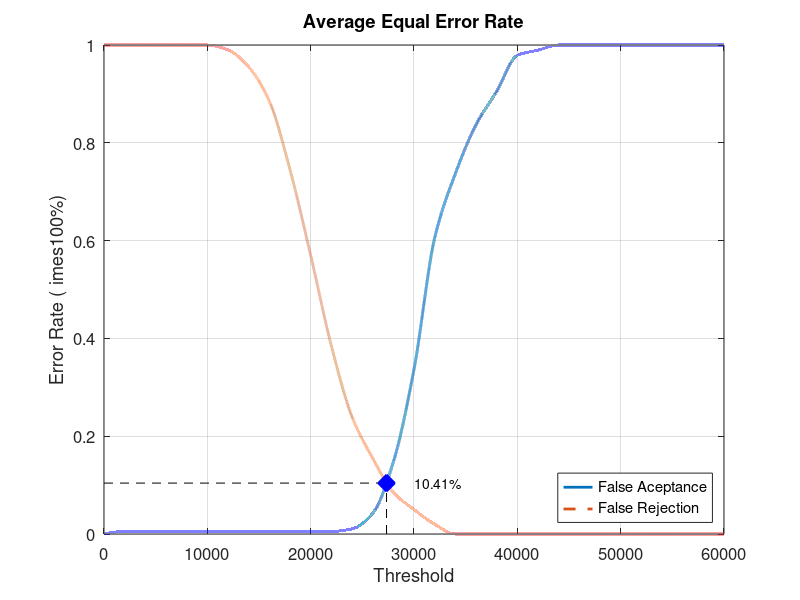
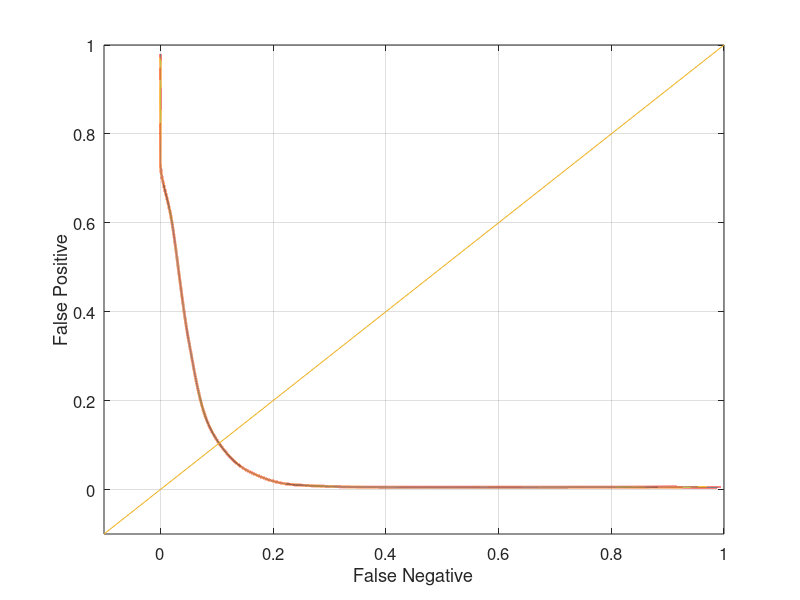

Write MATLAB code to recreate these figures, in order.
close all;
clear;
clc;
x = 0:2000:60000;
xq = 0:0.5:60000;

y0 = [0 0.00526316 0.00526316 0.00526316 0.00526316 0.00526316 0.00526316 0.00526316 0.00526316 0.00526316 0.00526316 0.00526316 0.0105263 0.0421053 0.147368 0.336842 0.605263 0.736842 0.836842 0.905263 0.978947 0.989474 1 1 1 1 1 1 1 1 1]
yy0 = interp1(x, y0, xq, 'pchip');
y1 = [1 1 1 1 1 1 0.99 0.955 0.885 0.745 0.57 0.385 0.24 0.155 0.085 0.05 0.02 0 0 0 0 0 0 0 0 0 0 0 0 0 0]
yy1 = interp1(x, y1, xq, 'pchip');

% Calculating EER: 
y2 = abs(y0 - y1);
find(y2 == min(y2))
yy2 = abs(yy0 - yy1);
xEER = find(yy2 == min(yy2));
xEERIndex = xq(xEER) % X-axis EER
yEER = yy0(xEER) % Y-axis EER

main = figure
plot(xq, yy0,'-','LineWidth', 2);	hold on
plot(xq, yy1,'--','LineWidth', 2);	hold on
plot([xEERIndex xEERIndex], [0 yEER], 'k--');	hold on
plot([0 xEERIndex], [yEER yEER], 'k--');	hold on
plot(xEERIndex, yEER, 'bx', 'LineWidth', 10);	hold on
text(xEERIndex + 10 * xEERIndex / 100, yEER, [num2str(round((10000 * yEER)) / 100) '%'])
legend('False Aceptance', 'False Rejection', 'Location', 'SouthEast')
xlabel('Threshold')
ylabel('Error Rate (	imes100%)')
title('Average Equal Error Rate')
set(gca, 'FontSize', 12)
axis([0 60000 0 1])
grid on

print(main, 'Database2_1Main', '-dpng');
FNRxFPR = figure('Color', [1 1 1]);
plot(yy1, yy0, '-', yy1, yy0, 'LineWidth', 2);
hold on
y = -0.1:0.1:1
plot(y, y); 
set(gca, 'FontSize', 12)
xlabel('False Negative')
ylabel('False Positive')
axis([-0.1 1 -0.1 1])
set(gca, 'FontSize', 12)
grid on

print(FNRxFPR, 'Database2_1FNRxFPR','-dpng');
